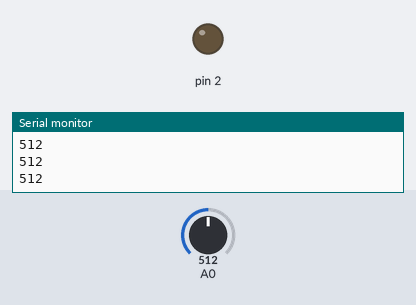
This sketch was run on a simulated Arduino Uno, built with avr-gcc and run on an emulated ATmega328P. Shown: output pins drawn as LEDs (lit = HIGH), the last lines printed to the serial monitor. The test bench sets the inputs (shaded band); at power-on: A0 = 512.

Above: at 1.2 s.
1.3 s: A0 set to 161
2.8 s: A0 set to 143
At 3.7 s:
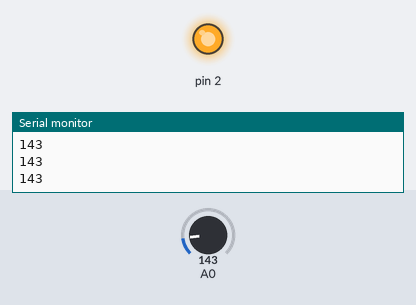
4.3 s: A0 set to 160
At 4.8 s:
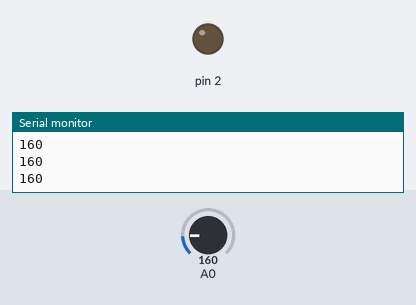
5.8 s: A0 set to 140
At 7.2 s:
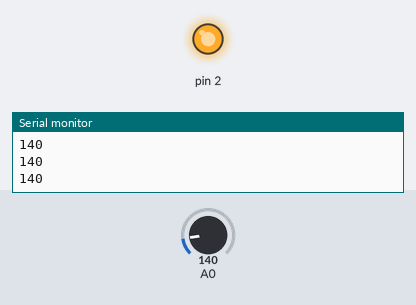
Timing chart, 0 to 8.3 s (numbered marks = the images above; inputs shaded):
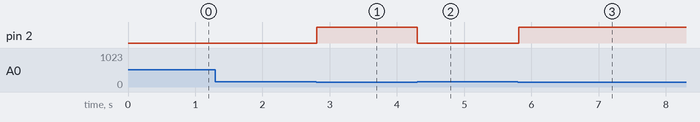

The sketch:

fotoresistencia.ino
```cpp
int a;
void setup() {
  pinMode(2, OUTPUT);
  Serial.begin(9600);
}

void loop() {
  a = analogRead(A0);
  Serial.println(a);
  if(a <= 150)digitalWrite(2, HIGH); else digitalWrite(2, LOW);
  //delay(3000);
}
```

Measured:
- the behaviour switches between 151 and 150 on A0 (found by bisection; images 0 and 1)
- after the input at 2.8 s, pin 2: LOW → HIGH at once
- after the input at 4.3 s, pin 2: HIGH → LOW at once
- after the input at 5.8 s, pin 2: LOW → HIGH at once
